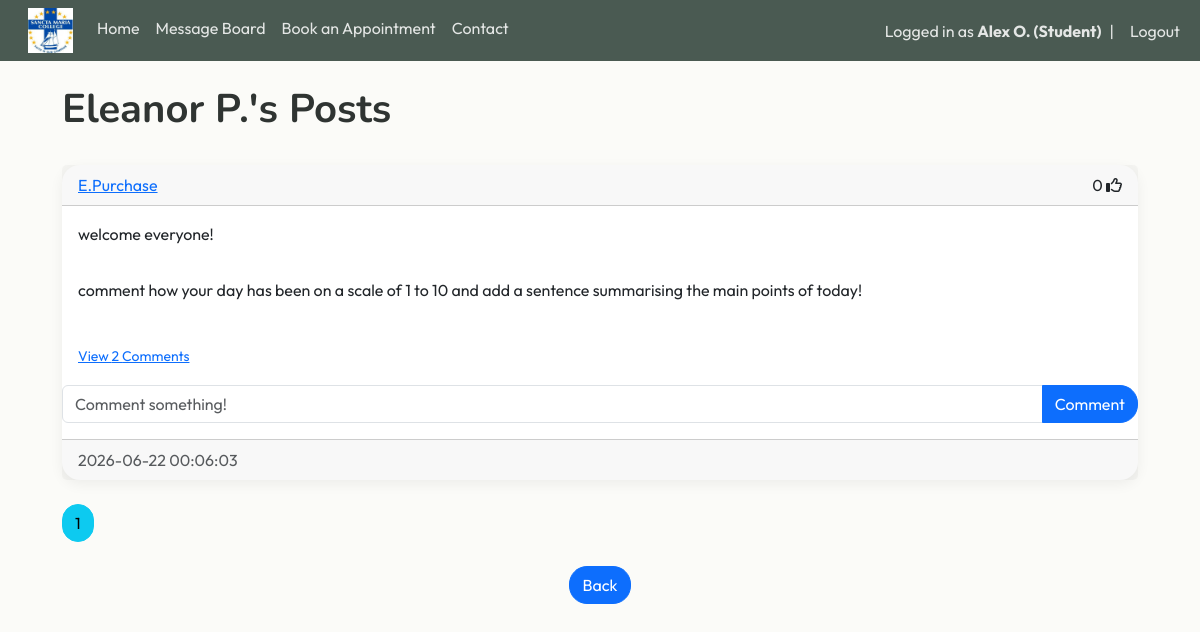
Page /posts/E.Purchase (signed in) on the committed database.
### website/models.py (models this page shows)
class User(db.Model, UserMixin):
    id = db.Column(db.Integer, primary_key=True)
    email = db.Column(db.String(150), unique=True)
    fname = db.Column(db.String(20))
    lname = db.Column(db.String(20))
    username = db.Column(db.String(150), unique=True)
    role = db.Column(db.String(150))
    password = db.Column(db.String(150))
    date_created = db.Column(db.DateTime(timezone=True), default=func.now())
    posts = db.relationship('Post', backref='user', passive_deletes=True)
    comments = db.relationship('Comment', backref='user', passive_deletes=True)
    likes = db.relationship('Like', backref='user', passive_deletes=True)
    appointments = db.relationship('Appointment', foreign_keys="Appointment.counsellor_id", back_populates="counsellor")

class Post(db.Model):
    id = db.Column(db.Integer, primary_key=True)
    title = db.Column(db.String(150), unique=False)
    content = db.Column(db.Text, nullable=False)
    date_created = db.Column(db.DateTime(timezone=True), default=func.now())
    author = db.Column(db.Integer, db.ForeignKey('user.id', ondelete="CASCADE"), nullable=False)
    comments = db.relationship('Comment', backref='post', passive_deletes=True)
    likes = db.relationship('Like', backref='post', passive_deletes=True)

### website/views.py (the view)
@views.route("/posts/<username>")
@login_required
def posts(username):
    page = request.args.get('page', 1, type=int)
    user = User.query.filter_by(username=username).first()
    if not user:
        flash('No user with that username exists', category='error')
        return redirect(url_for('views.blog'))
    posts = Post.query.filter_by(user=user).order_by(Post.date_created.desc()).paginate(page=page, per_page=4)
    return render_template("posts.html", user=current_user, author=user, posts=posts, username=username, endpoint='views.posts')

### website/__init__.py (called while the page is built)
def create_app():
    app = Flask(__name__)
    app.config['SECRET_KEY'] = "DQiAlMIU5u5eeLDw4KPMHx4d"
    app.config['SQLALCHEMY_DATABASE_URI'] = f'sqlite:///{DB_NAME}'
    db.init_app(app)
    from .views import views
    from .auth import auth
    app.register_blueprint(views, url_prefix="/")
    app.register_blueprint(auth, url_prefix="/")
    from .models import User, Post
    with app.app_context():
        db.create_all()
    login_manager = LoginManager()
    login_manager.login_view = "auth.login"
    login_manager.init_app(app)
    @login_manager.user_loader
    def load_user(id):
        return User.query.get(int(id))
    return app

### website/templates/posts.html (shortened to what this page needs)
{% extends "posts_div.html"%} {% block title %} {{ author.fname }} {{ author.lname[0] }}.'s Posts {% endblock %}
{% block header %} {{ author.fname }} {{ author.lname[0] }}.'s Posts {% endblock %}
    {% block footer %}
    <div align="center">
    <a href="/blog"><button type="button" class="btn btn-primary btn-large"> Back </button></a>
    </div>
</div>
{% endblock %}

### website/templates/posts_div.html (shortened to what this page needs)
{% extends "template.html"%} {% block title %} Message Board {% endblock %}
{% block content%}
<div class="container">
    <br/>
    <h1>{% block header %} Message Board {% endblock %}</h1>
    <br/>
    <div id="posts">
        {% for post in posts %}
        <div class="card border-dark">
            <div class="card-header d-flex justify-content-between align-items-center">
                <a href="/posts/{{post.user.username}}">{{post.user.username}}</a>
                <div>
                    <span id="likes-count-{{post.id}}">{{ post.likes|length }}</span>
                    {% if user.id in post.likes|map(attribute="author")|list %}
                    <i class="fas fa-thumbs-up" id="like-button-{{post.id}}" onclick="like({{post.id}})"></i>
                    {% else %}
                    <i class="far fa-thumbs-up" id="like-button-{{post.id}}" onclick="like({{post.id}})"></i>
                    {% endif %}
                </div>
            </div>
            <div class ="card-body">
                <div class="card-text">{{post.title}}</div>
            </div>
            <div class ="card-body">
                <div class="card-text">{{post.content}}</div>
            </div>
            <br/>
            <p class="card-text ms-3">
                {% if post.comments|length > 0 %}
                <a data-bs-toggle="collapse" href="#comments-{{post.id}}" role="button">
                    <small>View {{post.comments|length}} Comments</small>
                </a>
                {% else %}
                <small class="text-muted">No comments</small>
                {% endif %}
            </p>
            <form class="input-group mb-3" method="POST" action="/create-comment/{{post.id}}">
                <input type="text" id="text" name="text" class="form-control" placeholder="Comment something!"/>
                <button type="submit" class="btn btn-primary">Comment</button>
            </form >
            <div class ="card-footer text-muted">{{post.date_created}}</div>
        </div>
        <br/>
        {% endfor %}
    </div>
    {% for page_num in posts.iter_pages(left_edge=1, right_edge=1, left_current=1, right_current=2) %}
    {% if page_num %}
    {% if endpoint == 'views.posts' %}
    {% set page_url = url_for(endpoint, username=username, page=page_num) %}
    {% else %}
    {% set page_url = url_for(endpoint, page=page_num) %}
    {% endif %}
    {% if posts.page == page_num %}
    <a class="btn btn-info mb-4" href="{{ page_url }}">{{page_num}}</a>
    {% else %}
    <a class="btn btn-outline-info mb-4" href="{{ page_url }}">{{page_num}}</a>
    {% endif %}
    {% else %}
    ...
    {% endif %}
    {% endfor %}
    {% block footer %}{% endblock %}
{% endblock %}

### website/templates/template.html (shortened to what this page needs)
<!DOCTYPE html>
<html>
    <head>
        <link href="https://cdn.jsdelivr.net/npm/bootstrap@5.3.8/dist/css/bootstrap.min.css" rel="stylesheet">
        <link rel="stylesheet" type="text/css" href="{{ url_for('static', filename='main.css') }}">
    </head>
    <body>
        <nav class="navbar navbar-expand-lg">
            <div class="container-fluid">
              <div class="collapse navbar-collapse" id="navbarSupportedContent">
                <ul class="navbar-nav me-auto mb-2 mb-lg-0">
                  <li class="nav-item">
                      <a class="navbar-brand" href="/home">
                          <img src="{{ url_for('static', filename='img/schoollogo.jpg') }}" width="45px" height="45px">
                      </a>
                  </li>
                  <li class="nav-item">
                      <a class="nav-link {% if request.path == '/home' %}active{% endif %}" href="/home">Home</a>
                  </li>
                  {% if user.is_authenticated %}
                  <li class="nav-item">
                    <a class="nav-link {% if request.path == '/blog' %}active{% endif %}" href="/blog">Message Board</a>
                  </li>
                  <li class="nav-item">
                      <a class="nav-link {% if request.path == '/book-appointment' %}active{% endif %}" href="/book-appointment">Book an Appointment</a>
                  </li>
                  {% endif %}
                  <li class="nav-item">
                      <a class="nav-link {% if request.path == '/contact' %}active{% endif %}" href="/contact">Contact</a>
                  </li>
                </ul>
                <ul class="navbar-nav ms-auto align-items-center">
                {% if user.is_authenticated %}
                <li class="nav-item">
                    <span class="navbar-text">
                        Logged in as <strong>{{ user.fname }} {{ user.lname[0] }}. ({{ user.role }})</strong>
                    </span>
                </li>
                <li class="nav-item mx-2">
                    <span class="navbar-text">|</span>
                </li>
                <li class="nav-item">
                    <a class="nav-link py-0" href="/logout">Logout</a>
                </li>
                {% endif %}
                </ul>
              </div>
            </div>
          </nav>
        <main>{% block content %} {% endblock %}</main>
      </body>
</html>

### website/static/main.css (style rules this page uses)
:root { --navy: #4A5A52; --blue: #7C9A8E; --seafoam: #C9DED2; --light-blue: #EEF5F3; --cream: #FBFBF8; --text: #2F3432; --danger: #C97C7C; --radius: 18px; --section-padding: 6rem; }
.navbar { background-color:var(--navy); }
.navbar .nav-link, .navbar .navbar-text { color: rgba(255,255,255,0.85); transition: 0.2s ease; }
body { background-color: var(--cream); color: var(--text); font-family: 'Outfit', Arial, sans-serif; }
h1,h2,h3 { font-family: 'Nunito', Arial, sans-serif; font-weight: 700; }
p { line-height:1.7; }
.container { max-width: 1100px; }
.card { border: none; border-radius: var(--radius); box-shadow: 0 4px 14px rgba(0,0,0,0.06); transition: transform 0.25s ease, box-shadow 0.25s ease; }
.btn { border-radius: var(--radius); }

### rows in the picture
User: fname "Alex", lname "O", role "Student"
User: fname "Eleanor", lname "P"
Post: user.username "E.Purchase", likes|length "0", title "welcome everyone!", content "comment how your day has been on a scale of 1 to 10 and add a sentence summarising the main points of today!", comments|length "2", date_created "2026-06-22 00:06:03"

### other values in the picture
{{ page_num }} "1"
